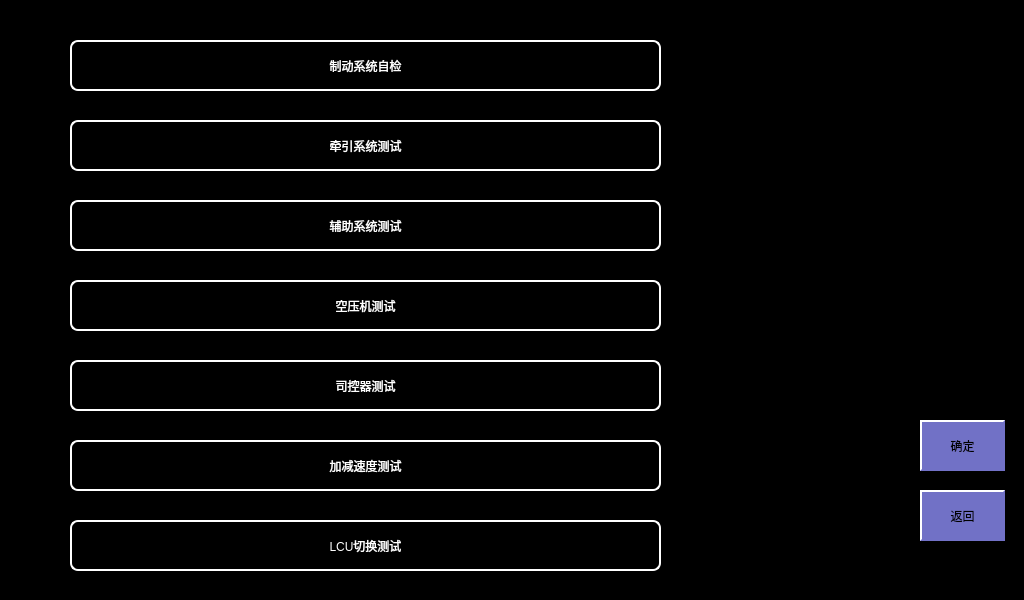
<?xml version="1.0" encoding="UTF-8"?>
<ui version="4.0">
 <class>SystemTest</class>
 <widget class="QWidget" name="SystemTest">
  <property name="geometry">
   <rect>
    <x>0</x>
    <y>0</y>
    <width>1024</width>
    <height>600</height>
   </rect>
  </property>
  <property name="windowTitle">
   <string>Form</string>
  </property>
  <property name="styleSheet">
   <string notr="true">QLabel
{
	color: white;
	border: 2px groove, gray;
    border-color: gray;
	font: 18px, &quot;微软雅黑&quot;;
}

QWidget
{
	background-color: black;
}

QPushButton
{
	font: 22px, &quot;微软雅黑&quot;;
    color: white;
	background-color: black;
	border:2px solid white;
}</string>
  </property>
  <widget class="QPushButton" name="btnConfirm">
   <property name="geometry">
    <rect>
     <x>920</x>
     <y>420</y>
     <width>85</width>
     <height>51</height>
    </rect>
   </property>
   <property name="styleSheet">
    <string notr="true">QPushButton
{
	font: 18px, &quot;微软雅黑&quot;;
    color: black;
	background-color: rgb(113, 113, 198);
	border:2px solid white; 
    border-right-color: rgb(113, 113, 198); 
    border-bottom-color: rgb(113, 113, 198);
}

QPushButton:disabled
{
	font: 18px, &quot;微软雅黑&quot;;
    color: white;
	background-color: rgb(113, 113, 198);
	border:2px solid white; 
    border-right-color: rgb(113, 113, 198); 
    border-bottom-color: rgb(113, 113, 198);
}

QPushButton:pressed
{
	font: 18px, &quot;微软雅黑&quot;;
    color: white;
	background-color: rgb(0, 0, 255); 
	border:2px solid white; 
	border-left-color: qlineargradient(x1: 0, y1: 0, x2: 1, y2: 0, 
                        stop: 0 gray, stop: 1 black); 			border-top-color: qlineargradient(x1: 0, y1: 0, x2: 0, 										y2: 1, stop: 0 gray, stop: 1 black);
  border-right-color: white; border-bottom-color: white;
}</string>
   </property>
   <property name="text">
    <string>确定</string>
   </property>
  </widget>
  <widget class="QPushButton" name="btnBack">
   <property name="geometry">
    <rect>
     <x>920</x>
     <y>490</y>
     <width>85</width>
     <height>51</height>
    </rect>
   </property>
   <property name="styleSheet">
    <string notr="true">QPushButton
{
	font: 18px, &quot;微软雅黑&quot;;
    color: black;
	background-color: rgb(113, 113, 198);
	border:2px solid white; 
    border-right-color: rgb(113, 113, 198); 
    border-bottom-color: rgb(113, 113, 198);
}

QPushButton:disabled
{
	font: 18px, &quot;微软雅黑&quot;;
    color: white;
	background-color: rgb(113, 113, 198);
	border:2px solid white; 
    border-right-color: rgb(113, 113, 198); 
    border-bottom-color: rgb(113, 113, 198);
}

QPushButton:pressed
{
	font: 18px, &quot;微软雅黑&quot;;
    color: white;
	background-color: rgb(0, 0, 255); 
	border:2px solid white; 
	border-left-color: qlineargradient(x1: 0, y1: 0, x2: 1, y2: 0, 
                        stop: 0 gray, stop: 1 black); 			border-top-color: qlineargradient(x1: 0, y1: 0, x2: 0, 										y2: 1, stop: 0 gray, stop: 1 black);
  border-right-color: white; border-bottom-color: white;
}</string>
   </property>
   <property name="text">
    <string>返回</string>
   </property>
  </widget>
  <widget class="QPushButton" name="btnBrakeTest">
   <property name="geometry">
    <rect>
     <x>70</x>
     <y>40</y>
     <width>591</width>
     <height>51</height>
    </rect>
   </property>
   <property name="styleSheet">
    <string notr="true">QPushButton
{
	font: 22px, &quot;微软雅黑&quot;;
    color: white;
	background-color: black;
	border:2px solid white;
	border-radius: 8px;
}</string>
   </property>
   <property name="text">
    <string>制动系统自检</string>
   </property>
  </widget>
  <widget class="QPushButton" name="btnBrakeResistorTest">
   <property name="geometry">
    <rect>
     <x>70</x>
     <y>120</y>
     <width>591</width>
     <height>51</height>
    </rect>
   </property>
   <property name="styleSheet">
    <string notr="true">QPushButton
{
	font: 22px, &quot;微软雅黑&quot;;
    color: white;
	background-color: black;
	border:2px solid white;
	border-radius: 8px;
}</string>
   </property>
   <property name="text">
    <string>牵引系统测试</string>
   </property>
  </widget>
  <widget class="QPushButton" name="btnSivTest">
   <property name="geometry">
    <rect>
     <x>70</x>
     <y>200</y>
     <width>591</width>
     <height>51</height>
    </rect>
   </property>
   <property name="styleSheet">
    <string notr="true">QPushButton
{
	font: 22px, &quot;微软雅黑&quot;;
    color: white;
	background-color: black;
	border:2px solid white;
	border-radius: 8px;
}</string>
   </property>
   <property name="text">
    <string>辅助系统测试</string>
   </property>
  </widget>
  <widget class="QPushButton" name="btnCompressorTest">
   <property name="geometry">
    <rect>
     <x>70</x>
     <y>280</y>
     <width>591</width>
     <height>51</height>
    </rect>
   </property>
   <property name="styleSheet">
    <string notr="true">QPushButton
{
	font: 22px, &quot;微软雅黑&quot;;
    color: white;
	background-color: black;
	border:2px solid white;
	border-radius: 8px;
}</string>
   </property>
   <property name="text">
    <string>空压机测试</string>
   </property>
  </widget>
  <widget class="QPushButton" name="btnHandShank">
   <property name="geometry">
    <rect>
     <x>70</x>
     <y>360</y>
     <width>591</width>
     <height>51</height>
    </rect>
   </property>
   <property name="styleSheet">
    <string notr="true">QPushButton
{
	font: 22px, &quot;微软雅黑&quot;;
    color: white;
	background-color: black;
	border:2px solid white;
	border-radius: 8px;
}</string>
   </property>
   <property name="text">
    <string>司控器测试</string>
   </property>
  </widget>
  <widget class="QPushButton" name="btnAcceleratedSpeed">
   <property name="geometry">
    <rect>
     <x>70</x>
     <y>440</y>
     <width>591</width>
     <height>51</height>
    </rect>
   </property>
   <property name="styleSheet">
    <string notr="true">QPushButton
{
	font: 22px, &quot;微软雅黑&quot;;
    color: white;
	background-color: black;
	border:2px solid white;
	border-radius: 8px;
}</string>
   </property>
   <property name="text">
    <string>加减速度测试</string>
   </property>
  </widget>
  <widget class="QPushButton" name="btnLcuTest">
   <property name="geometry">
    <rect>
     <x>70</x>
     <y>520</y>
     <width>591</width>
     <height>51</height>
    </rect>
   </property>
   <property name="styleSheet">
    <string notr="true">QPushButton
{
	font: 22px, &quot;微软雅黑&quot;;
    color: white;
	background-color: black;
	border:2px solid white;
	border-radius: 8px;
}</string>
   </property>
   <property name="text">
    <string>LCU切换测试</string>
   </property>
  </widget>
 </widget>
 <resources/>
 <connections/>
</ui>
